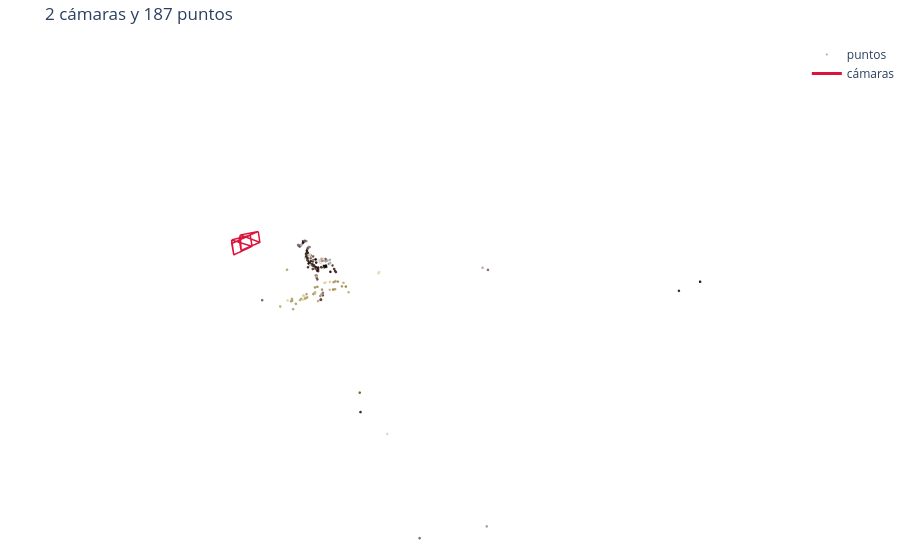

The cell this chart's notebook holds for it:
### Markdown cell above
vemos los puntos
* obtenemos los colores directamente de los píxeles de las fotografías originales

* para cada track toma el color del píxel correspondiente a su primera observación (g[0]) en la primera fotografía donde aparece

* cada punto 3D se visualiza con un color similar al que tenía en la imagen original
* las cámaras obtienen sus coordenadas a partir de sus parámetros de rotación y traslación, almacenados en el diccionario camaras

### Code cell
# Tomamos el color de cada track del píxel de la primera foto donde aparece
color_track = np.array([fotos[g[0][0]][int(xy[g[0][0]][g[0][1]][1]), int(xy[g[0][0]][g[0][1]][0])] for g in tracks]) / 255

# Dibujamos cada cámara como una pirámide: el vértice es el centro óptico y la base es la imagen
def piramide(c, f, tam):
    R = Rotation.from_rotvec(c[:3]).as_matrix(); C = centro(c)
    # Proyectamos las 4 esquinas de la imagen hacia adelante y las pasamos al sistema del mundo
    esquinas = np.array([[0, 0, 1], [W, 0, 1], [W, H, 1], [0, H, 1]]) @ np.linalg.inv(K_de(f)).T * tam
    E = esquinas @ R + C
    L = [C, E[0], None, C, E[1], None, C, E[2], None, C, E[3], None, E[0], E[1], E[2], E[3], E[0], None]
    return [(np.full(3, np.nan) if p is None else p) for p in L]

# Reordenamos los ejes a (X, Z, −Y) para que "arriba" quede hacia arriba en el gráfico
def a_vista(P):
    P = np.asarray(P); return P[:, 0], P[:, 2], -P[:, 1]

def figura(camaras, puntos, f, titulo, tam=None, max_puntos=6000):
    ts = np.array(sorted(puntos)); X = np.array([puntos[t] for t in ts])
    # Limitamos la cantidad de puntos para que el gráfico no se vuelva lento
    if len(ts) > max_puntos:
        k = np.random.default_rng(0).choice(len(ts), max_puntos, replace=False); ts, X = ts[k], X[k]
    tam = tam or 0.15 * np.median(np.linalg.norm(X - centro(camaras[A0]), axis=1))
    lineas = [p for c in camaras.values() for p in piramide(c, f, tam)]
    col = [f"rgb({r * 255:.0f},{g * 255:.0f},{b * 255:.0f})" for r, g, b in color_track[ts]]
    # Devolvemos los puntos con su color y las cámaras en rojo
    return [go.Scatter3d(x=a_vista(X)[0], y=a_vista(X)[1], z=a_vista(X)[2], mode="markers", marker=dict(size=1.5, color=col), name="puntos"),
            go.Scatter3d(x=a_vista(lineas)[0], y=a_vista(lineas)[1], z=a_vista(lineas)[2], mode="lines", line=dict(color="crimson", width=3), name="cámaras")]

fig = go.Figure(figura(camaras, puntos, f, ""))
fig.update_layout(height=550, title=f"2 cámaras y {len(puntos)} puntos", scene=dict(aspectmode="data", xaxis_visible=False, yaxis_visible=False, zaxis_visible=False), margin=dict(l=0, r=0, t=40, b=0))
fig.show()

### Figure 1 — Plotly figure (JSON) as saved in the notebook; plotly's stock layout.template omitted (floating-point values rounded to 4 significant figures; data arrays with more than 128 entries replaced by an {"elided": "..."} marker saying what was removed)
{"data": [{"marker": {"color": {"elided": "187 str values"}, "size": 1.5}, "mode": "markers", "name": "puntos", "type": "scatter3d", "x": {"elided": "187 float values"}, "y": {"elided": "187 float values"}, "z": {"elided": "187 float values"}}, {"line": {"color": "crimson", "width": 3}, "mode": "lines", "name": "cámaras", "type": "scatter3d", "x": [0.0, -0.9059, NaN, 0.0, 0.9059, NaN, 0.0, 0.9059, NaN, 0.0, -0.9059, NaN, -0.9059, 0.9059, 0.9059, -0.9059, -0.9059, NaN, 0.9721, -0.04428, NaN, 0.9721, 1.762, NaN, 0.9721, 1.78, NaN, 0.9721, -0.02572, NaN, -0.04428, 1.762, 1.78, -0.02572, -0.04428, NaN], "y": [0.0, 1.359, NaN, 0.0, 1.359, NaN, 0.0, 1.359, NaN, 0.0, 1.359, NaN, 1.359, 1.359, 1.359, 1.359, 1.359, NaN, 0.2329, 1.498, NaN, 0.2329, 1.635, NaN, 0.2329, 1.675, NaN, 0.2329, 1.538, NaN, 1.498, 1.635, 1.675, 1.538, 1.498, NaN], "z": [-0.0, 0.5096, NaN, -0.0, 0.5096, NaN, -0.0, -0.5096, NaN, -0.0, -0.5096, NaN, 0.5096, 0.5096, -0.5096, -0.5096, 0.5096, NaN, 0.0294, 0.5708, NaN, 0.0294, 0.6091, NaN, 0.0294, -0.409, NaN, 0.0294, -0.4474, NaN, 0.5708, 0.6091, -0.409, -0.4474, 0.5708, NaN]}], "layout": {"height": 550, "margin": {"b": 0, "l": 0, "r": 0, "t": 40}, "scene": {"aspectmode": "data", "xaxis": {"visible": false}, "yaxis": {"visible": false}, "zaxis": {"visible": false}}, "title": {"text": "2 cámaras y 187 puntos"}}}
